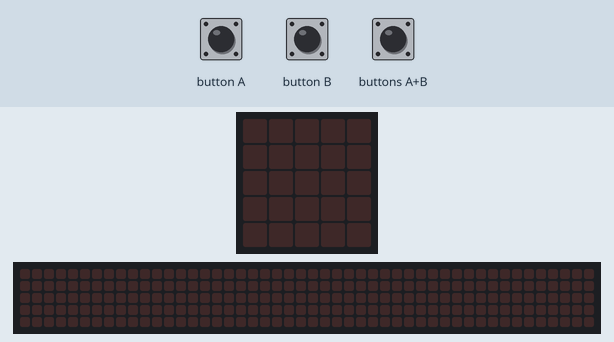
This program was run on a simulated BBC micro:bit (MakeCode). Parts: the board's 5×5 LED display, a strip that is not on the board, showing the scrolling text unrolled. The inputs (shaded band) are chosen by the test bench. The 48×5 strip is a reading aid, not a part: it shows the text the display is scrolling, unrolled, one strip-width of it at a time.

Above: at 1.2 s.
1.3 s: button B pressed for 0.15 s
At 3.92 s:
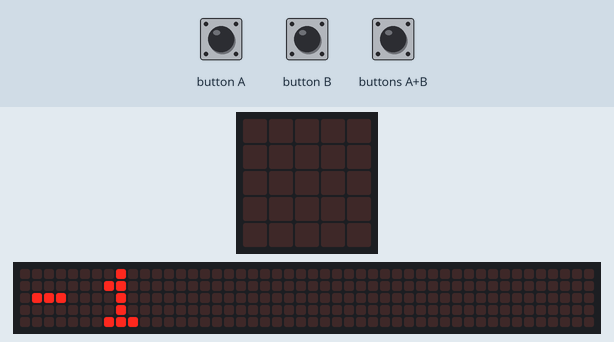
4.3 s: button A pressed for 0.15 s
At 5.6 s:
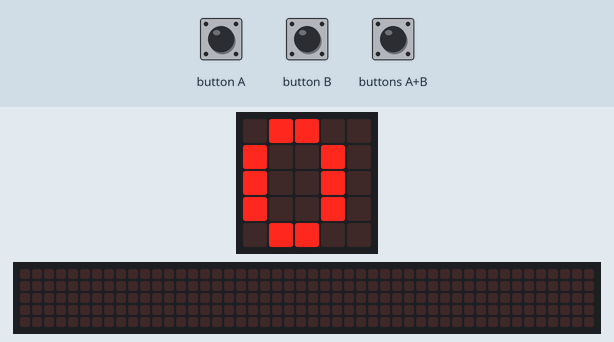
5.9 s: button A pressed for 0.15 s
At 6.9 s:
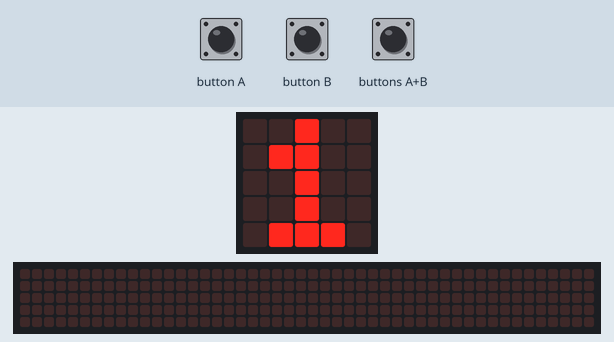
Timing chart, 0 to 8.9 s (numbered marks = the images above; inputs shaded):
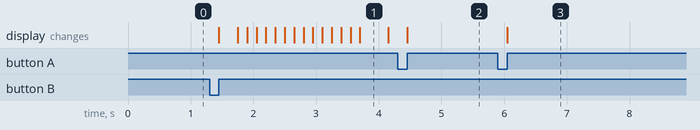

The program:

main.ts
```typescript
input.onButtonPressed(Button.A, function () {
    comteur += 1
    basic.showNumber(comteur)
})
input.onButtonPressed(Button.AB, function () {
    comteur = 0
    basic.showNumber(comteur)
})
input.onButtonPressed(Button.B, function () {
    comteur += -1
    basic.showNumber(comteur)
})
let comteur = 0
comteur = 0
```

test.ts
```typescript
// les tests vont ici ; cela ne sera pas compilé si ce paquet est utilisé en tant qu'extension.
```

Measured:
- after the input at 1.3 s, the display: changes after 0.15 s (image 1)
- after the input at 4.3 s, the display: changes after 0.15 s (image 2)
- after the input at 5.9 s, the display: changes after 0.15 s (image 3)
- what the display in image 1 shows lasts 0.5 s, from 3.7 s to 4.2 s
